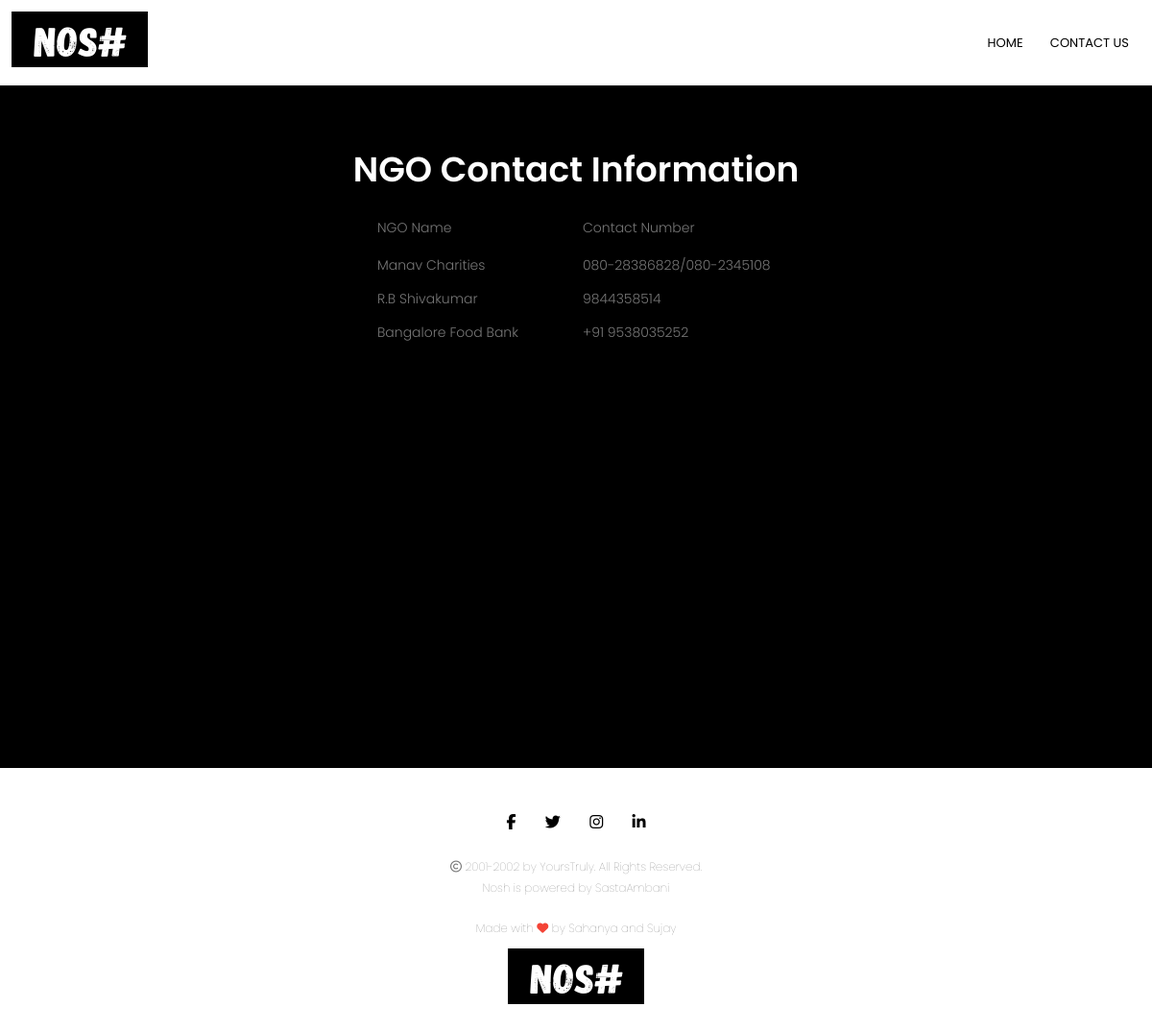
The app's page /NGO with its own data.
### tables this page shows
CREATE TABLE "NGO" (
	"NAME"	TEXT NOT NULL,
	"Contact_Number"	TEXT NOT NULL,
	PRIMARY KEY("NAME")
);

### app.py (the view)
@app.route('/NGO',methods=['GET'])
def ngo():
    con=sqlite3.connect('nosh.db')
    c=con.cursor()
    c.execute("SELECT * FROM NGO")
    data=c.fetchall()
    return render_template("ngo.html",value=data)

### templates/ngo.html
<!DOCTYPE html>{% extends "base.html" %} {% block title %} Nosh | NGOs {% endblock %} {% block CSSlink %}
<link rel="stylesheet" type="text/css" href="{{ url_for('static',filename='Enter_id.css') }}"> {% endblock %} {% block content %}
<div class="NGOtb">
    <h1>NGO Contact Information</h1>
    <form method="get">
        <table>
            <tr>
                <td class="coltitle" style="width: 200px; height: 30px;">NGO Name</td>
                <td class="coltitle" style="width: 200px; height: 30px;">Contact Number</td>
            </tr>
            {% for row in value %}
            <tr>
                <td style="width: 200px; height: 15px;">{{row[0]}}</td>
                <td style="width: 200px; height: 15px;">{{row[1]}}</td>
            </tr>
            {% endfor %}
        </table>
    </form>
</div>
{% endblock %}

### static/Enter_id.css (style rules this page uses)
h1 { font-size: 36px; font-weight: 600; margin-top: 60px; color: white; text-align: center; }
table { color: #777; font-size: 14px; font-weight: 300; margin-top: 5%; padding: 10px; margin: auto; border: 10px; }
td { padding: 6px; }

### static/base.css (style rules this page uses)
* { margin: 0; padding: 0; font-family: 'Poppins', sans-serif; }

### records on screen
NGO: NAME "Manav Charities", Contact_Number "080-28386828/080-2345108"
NGO: NAME "R.B Shivakumar", Contact_Number "9844358514"
NGO: NAME "Bangalore Food Bank", Contact_Number "+91 9538035252"
